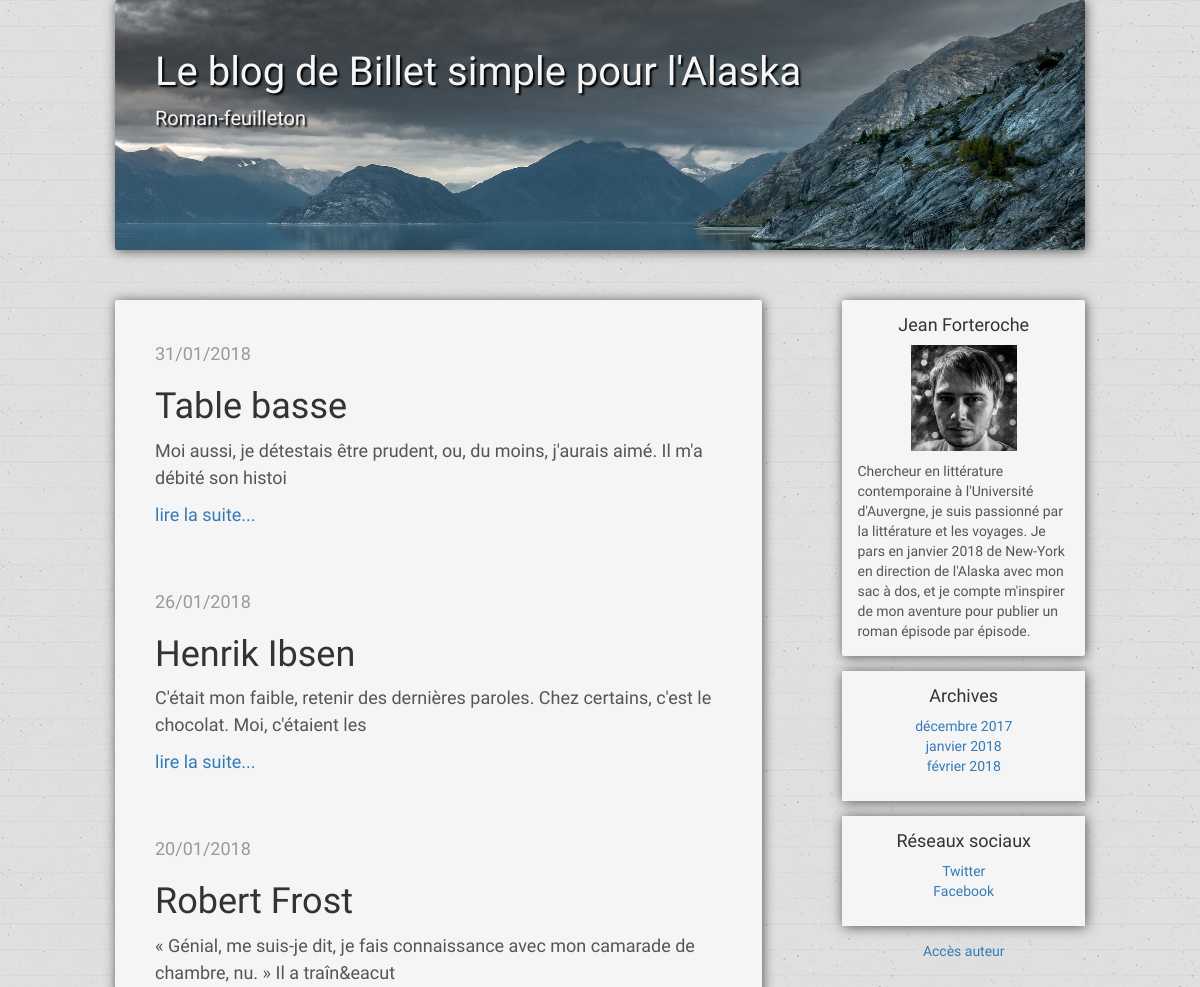
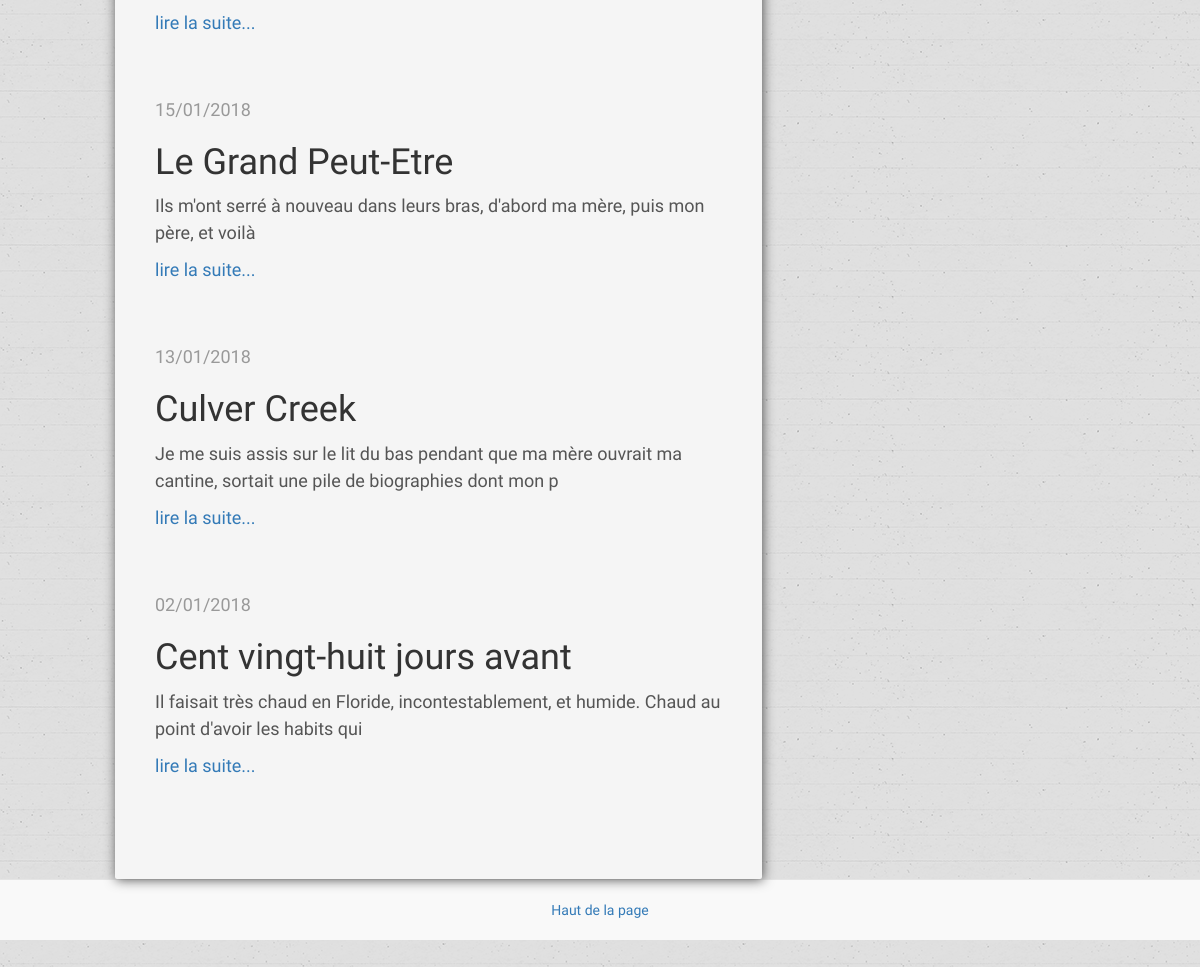
Screenshot of /index.php?action=seePostsPerMonth&m=1 with the database file from the repository (2 pictures, top to bottom).
### tables this page shows
CREATE TABLE `posts` (
  `id` int(11) NOT NULL,
  `content` text NOT NULL,
  `date_creation` date NOT NULL
);

### model/Frontend.php (called while the page is built, shortened)
<?php
require_once('model/PostManager.php');
class Frontend extends Manager {
    public function __construct() {
        $this->_postManager = new \OpenClassrooms\Blog\Model\PostManager();
    }
    public function seePostsPerMonth($m) {
        $postsPerMonth = $this->_postManager->getPostsPerMonth($m);
        $months = $this->_postManager->getMonths();
        require('view/frontend/postsPerMonthView.php');
    }
}

### index.php (called while the page is built)
<?php
require_once('model/Router.php');
$router = new \OpenClassrooms\Blog\Model\Router();
$router->direct();

### model/PostManager.php (called while the page is built, shortened)
<?php
require_once("model/Manager.php");
class PostManager extends Manager {
    public function getMonths() {
        $sql = 'SELECT MONTH(date_creation) AS m,
        CASE WHEN MONTH(date_creation) = 1 THEN \'janvier\'
        WHEN MONTH(date_creation) = 2 THEN \'février\'
        WHEN MONTH(date_creation) = 3 THEN \'mars\'
        WHEN MONTH(date_creation) = 4 THEN \'avril\'
        WHEN MONTH(date_creation) = 5 THEN \'mai\'
        WHEN MONTH(date_creation) = 6 THEN \'juin\'
        WHEN MONTH(date_creation) = 7 THEN \'juillet\'
        WHEN MONTH(date_creation) = 8 THEN \'août\'
        WHEN MONTH(date_creation) = 9 THEN \'septembre\'
        WHEN MONTH(date_creation) = 10 THEN \'octobre\'
        WHEN MONTH(date_creation) = 11 THEN \'novembre\'
        WHEN MONTH(date_creation) = 12 THEN \'décembre\'
        END AS mois,
        YEAR(date_creation) AS y FROM posts GROUP BY y, m';
        $months = $this->executeRequest($sql);
        return $months;
    }
    public function getPostsPerMonth($m) {
        $sql = 'SELECT id, SUBSTRING(content, 1, 150) AS short_content, DATE_FORMAT(date_creation, \'%d/%m/%Y\') AS creation_date_fr FROM posts WHERE MONTH(date_creation) = ? ORDER BY id DESC';
        $postsPerMonth = $this->executeRequest($sql, array($m));
        return $postsPerMonth;
    }
}

### model/Manager.php (called while the page is built, shortened)
<?php
abstract class Manager {
        private $db;
        protected function executeRequest($sql, $params = null) {
          if ($params == null) {
            $result = $this->getDb()->query($sql);
          }
          else {
            $result = $this->getDb()->prepare($sql);
            $result->execute($params);
          }
          return $result;
        }
        private function getDb() {
          if ($this->db == null) {
            $this->db = new \PDO('mysql:host=localhost;dbname=writer_blog;charset=utf8', 'root', 'root');
          }
          return $this->db;
        }
}

### view/frontend/postsPerMonthView.php (the view, shortened to what this page needs)
    <div class="container">
      <div class="row">
        <div class="col-sm-8 blog-main">
        <?php
          while ($data = $postsPerMonth->fetch()) {
        ?>
          <div class="blog-post">
            <p class="blog-post-meta">
              <?= $data['creation_date_fr'] ?>
            </p>
            <p>
              <?=html_entity_decode($data['short_content']); ?>
            </p>
            <a href="index.php?action=seeOnePost&amp;id=<?= $data['id'] ?>">  lire la suite... </a>
          </div>
        <?php
          }
        ?>
        </div>
        <div class="col-sm-3 col-sm-offset-1 blog-sidebar">
          <div class="sidebar-module sidebar-module-inset">
            <h4>Jean Forteroche</h4>
            <img src="public/images/photo.jpg" alt="portrait">
            <p>Chercheur en littérature contemporaine à l'Université d'Auvergne, je suis passionné par la littérature et les voyages. Je pars en janvier 2018 de New-York en direction de l'Alaska avec mon sac à dos, et je compte m'inspirer de mon aventure pour publier un roman épisode par épisode.</p>
          </div>
          <div class="sidebar-module">
            <h4>Archives</h4>
            <ol class="list-unstyled">
            <?php
              while ($data = $months->fetch()) {
            ?>
                <li><a href="index.php?action=seePostsPerMonth&amp;m=<?= $data['m'] ?>"><?= $data['mois']; ?> <?= $data['y']; ?></a></li>
            <?php
            }
            ?>
            </ol>
          </div>
          <div class="sidebar-module">
            <h4>Réseaux sociaux</h4>
            <ol class="list-unstyled">
              <li><a href="#">Twitter</a></li>
              <li><a href="#">Facebook</a></li>
            </ol>
          </div>
          <p><a href="index.php?action=login">Accès auteur</a></p>
        </div>
      </div>
    </div>
    <footer class="blog-footer">
      <p><a href="#">Haut de la page</a></p>
    </footer>
<?php $content = ob_get_clean(); ?>
<?php require('./view/template.php'); ?>

### model/Router.php (shortened to what this page needs)
<?php
require_once('./index.php');
require_once('Frontend.php');
class Router
{
    public function direct()
    {
        try {
            $controler_frontend = new Frontend();
            $controler_backend = new Backend();
            if (isset($_GET['action'])) {
                if($_GET['action']== 'changePage') {
                    if(isset($_GET['page'])) {
                        $controler_frontend->changePage($_GET['page']);
                    }
                }
                elseif ($_GET['action'] == 'login') {
                        $controler_backend->displayLogin();
                }
                elseif ($_GET['action'] == 'seeOnePost') {
                    if (isset($_GET['id']) && $_GET['id'] > 0) {
                        $controler_frontend->seeOnePost($_GET['id']);
                    }
                }
                elseif ($_GET['action'] == 'seePostsPerMonth') {
                    if (isset($_GET['m'])) {
                        $controler_frontend->seePostsPerMonth($_GET['m']);
                    }
                }
                elseif ($_GET['action'] == 'report') {
                    if(isset($_GET['id']) && $_GET['id'] > 0 && ($_GET['postId']) && $_GET['postId'] > 0) {
                        $controler_frontend->addReport($_GET['id'], $_GET['postId']);
                    }
                }
                elseif ($_GET['action'] == 'seeReports') {
                    $controler_backend->seeReports();
                }
                elseif ($_GET['action'] == 'keepComment') {
                    if (isset($_GET['id']) && $_GET['id'] > 0) {
                        $controler_backend->keepComment($_GET['id']);
                    }
                }
                elseif ($_GET['action'] == 'deleteComment') {
                    if (isset($_GET['id']) && $_GET['id'] > 0) {
                        $controler_backend->deleteComment($_GET['id']);
                    }
                }
                elseif ($_GET['action'] == 'editText') {
                    $controler_backend->listPostsEdit(1);
                }
                elseif ($_GET['action'] == 'changePageBack') {
                    if(isset($_GET['page'])) {
                        $controler_backend->changePageBack($_GET['page']);
                    }
                }
                elseif ($_GET['action'] == 'deletePost') {
                    if (isset($_GET['id']) && $_GET['id'] > 0) {
                        $controler_backend->deletePost($_GET['id'], 1);
                    }
                }
                elseif ($_GET['action'] == 'displayPostToBeUpd') {
                    if (isset($_GET['id']) && $_GET['id'] > 0) {
                        $controler_backend->displayPostToBeUpd($_GET['id']);
                    }
                }
                elseif ($_GET['action'] == 'modifyPost') {
                    if (isset($_GET['id']) && $_GET['id'] > 0) {
                        $controler_backend->modifyPost($_POST['content'], $_GET['id']);
                    }
                }
            }
            else {
            $controler_frontend->listPosts1(1);
            }
        }
        catch(Exception $e) {
            echo 'Erreur : ' . $e->getMessage();
        }
    }
}

### view/template.php (shortened to what this page needs)
<!DOCTYPE html>
<html lang="fr">
  <head>
    <link href="public/css/bootstrap.min.css" rel="stylesheet">
    <link href="public/css/ie10-viewport-bug-workaround.css" rel="stylesheet">
    <link href="public/css/style.css" rel="stylesheet">
  </head>
  <header>
    <div class="container">
      <div class="row">
        <div class="col-sm-12 blog-header">
            <a class="blog-title" href="index.php"><h1>Le blog de Billet simple pour l'Alaska</h1>
            <p class="lead blog-description">Roman-feuilleton</p> </a>
        </div>
      </div>
    </div>
  </header>
  <body>
    <?= $content ?>
  </body>
</html>

### public/css/style.css (style rules this page uses)
body { font-family: 'ABeeZee', sans-serif; color: #555; background-image:url(../images/pattern.png); background-repeat: repeat; }
h1, .h1, h2, .h2, h3, .h3, h4, .h4, h5, .h5, h6, .h6 { margin-top: 0; font-family: 'ABeeZee', sans-serif; font-weight: normal; color: #333; }
@media (min-width: 1200px) { .container { width: 970px; } }
.blog-header { background-image:url(../images/alaskabig.jpg); -webkit-background-size: cover; background-size: cover; margin-top: 50px; margin-bottom: 50px; border-radius: 2px; box-shadow: 1px 1px 12px #555; height: 250px; padding: 0; }
.blog-title { display: block; width: 100%; height: 100%; padding: 50px 30px 0 40px; }
.blog-title h1 { font-size: 50px; font-weight: normal; color: #f5f5f5; text-shadow: 2px 2px 2px black; }
@media screen and (orientation: portrait) { .blog-header { margin-top: 0; } }
@media screen and (orientation: portrait) { .blog-title h1 { font-size: 40px; } }
.blog-description { font-size: 20px; color: #f5f5f5; text-shadow: 2px 2px 2px black; }
.blog-main { font-size: 18px; line-height: 1.5; background-color: #f5f5f5; padding: 40px; border-radius: 2px; box-shadow: 1px 1px 12px #555; }
.sidebar-module { padding: 15px; margin: 0 -15px 15px; background-color: #f5f5f5; box-shadow: 1px 1px 12px #555; }
.blog-sidebar { text-align: center; }
.sidebar-module-inset { padding: 15px; background-color: #f5f5f5; border-radius: 2px; }
.sidebar-module-inset p:last-child, .sidebar-module-inset ul:last-child, .sidebar-module-inset ol:last-child { margin-bottom: 0; }
.sidebar-module-inset p { text-align: left; }
.sidebar-module-inset img { width: 50%; margin-bottom: 10px; }
.blog-post { margin-bottom: 60px; }
.blog-post-meta { margin-bottom: 20px; color: #999; }
.blog-footer { padding: 20px 0; color: #999; text-align: center; background-color: #f9f9f9; border-top: 1px solid #e5e5e5; }
.blog-footer p:last-child { margin-bottom: 0; }

### rows the page displays
posts: creation_date_fr "31/01/2018", short_content "Table basse Moi aussi, je détestais être prudent, ou, du moins, j'aurais aimé. Il m'a débité son histoi"
posts: creation_date_fr "26/01/2018", short_content "Henrik Ibsen C'était mon faible, retenir des dernières paroles. Chez certains, c'est le chocolat. Moi, c'étaient les"
posts: creation_date_fr "20/01/2018", short_content "Robert Frost « Génial, me suis-je dit, je fais connaissance avec mon camarade de chambre, nu. » Il a traîn&eacut"
posts: creation_date_fr "15/01/2018", short_content "Le Grand Peut-Etre Ils m'ont serré à nouveau dans leurs bras, d'abord ma mère, puis mon père, et voilà"
posts: creation_date_fr "13/01/2018", short_content "Culver Creek Je me suis assis sur le lit du bas pendant que ma mère ouvrait ma cantine, sortait une pile de biographies dont mon p"
posts: creation_date_fr "02/01/2018", short_content "Cent vingt-huit jours avant Il faisait très chaud en Floride, incontestablement, et humide. Chaud au point d'avoir les habits qui"

### other values shown
$data['mois'] "décembre"
$data['y'] "2017"
$data['mois'] "janvier"
$data['y'] "2018"
$data['mois'] "février"
